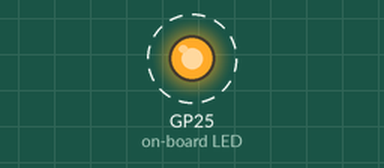
This program was run on a simulated Raspberry Pi Pico running MicroPython. Parts: output pins drawn as LEDs (lit = HIGH). Dashed ring = blinking. Threads take turns every 2 ms.

Above: at 0.5 s.
Timing chart, 0 to 4.6 s (numbered marks = the images above):
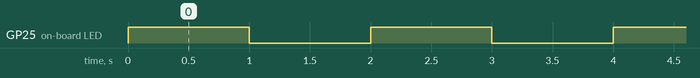

Measured:
- by itself, GP25 (on-board LED): alternates HIGH for 1.0 s and LOW for 1.0 s

The program:

main.py
```python
from machine import Pin
from utime import sleep
import _thread as thread
import os

running = True

def blink(pin, stime):
    global running
    led = Pin(pin, Pin.OUT)
    while(running):
        led.on()
        sleep(stime)
        led.off()
        sleep(stime)

thread.start_new_thread(blink, (25, 1))
```
